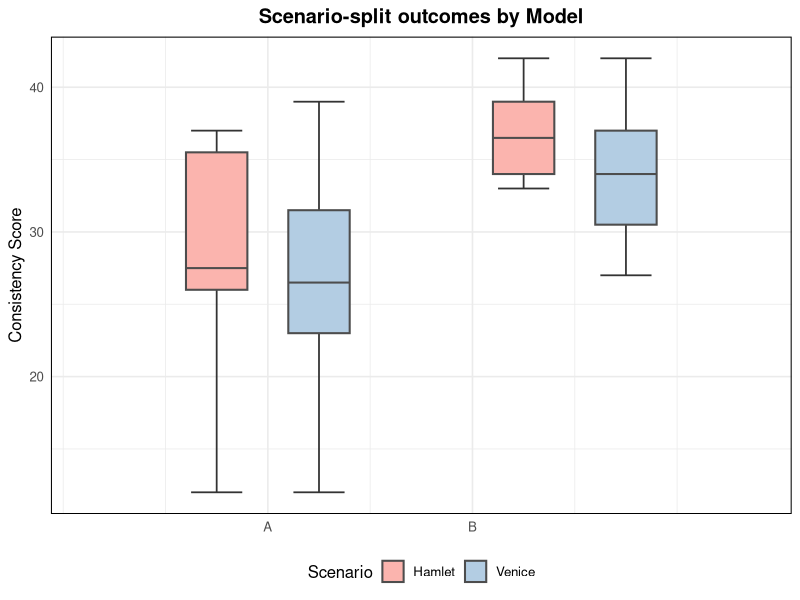
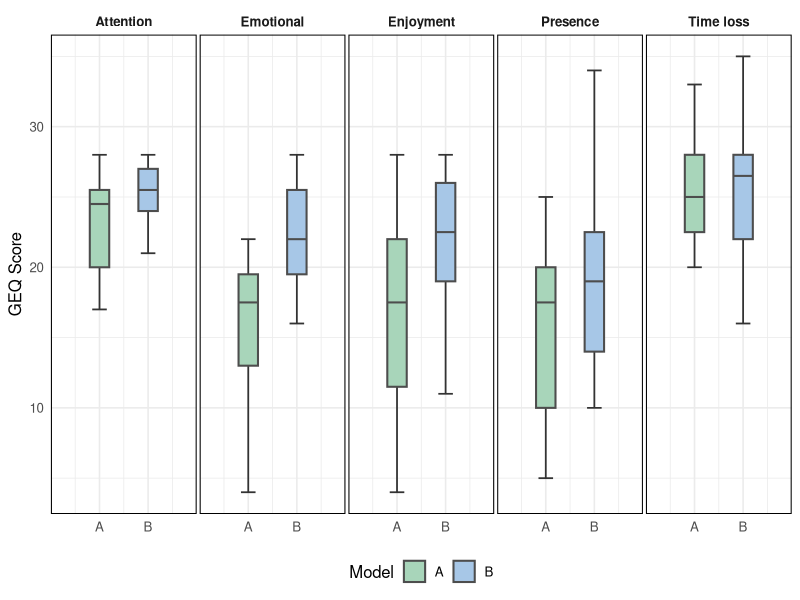

Write R code to recreate these figures, in order.
setwd("C:/.Soyeon/GameAgent/LLMGA")


suppressPackageStartupMessages({
  library(tidyverse)
  library(stringr)
  library(readr)
})

# 폴더 준비
dir.create("processed_output", showWarnings = FALSE, recursive = TRUE)
dir.create("figures", showWarnings = FALSE, recursive = TRUE)

# -----------------------------
# 1) 데이터 로드 (wide format)
# -----------------------------
df <- read_csv("data/questionnaire/final_scores_with_immersion.csv",
               show_col_types = FALSE)

ID_COL    <- "ID"
MODEL_COL <- "Model"
stopifnot(ID_COL %in% names(df), MODEL_COL %in% names(df))
df[[MODEL_COL]] <- factor(df[[MODEL_COL]])

# -------------------------------------------
# 2) Hamlet_/Venice_ 페어 탐지
# -------------------------------------------
scenario_prefixes <- c("Hamlet", "Venice")
pattern <- "^(Hamlet|Venice)_(.+)$"

pairs_tbl <- tibble(col = names(df)) %>%
  mutate(Scenario = str_match(col, pattern)[, 2],
         Measure  = str_match(col, pattern)[, 3]) %>%
  filter(!is.na(Scenario), !is.na(Measure))

scenario_measures <- pairs_tbl %>%
  count(Measure, Scenario) %>%
  complete(Measure, Scenario = scenario_prefixes, fill = list(n = 0)) %>%
  group_by(Measure) %>%
  summarize(has_both = all(n > 0), .groups = "drop") %>%
  filter(has_both) %>%
  pull(Measure) %>%
  sort()

# -------------------------------------------
# 3) long_df 구성
# -------------------------------------------
long_df <- tibble()
if (length(scenario_measures) > 0) {
  long_df <- df %>%
    select(all_of(c(ID_COL, MODEL_COL)), matches(pattern)) %>%
    pivot_longer(cols = matches(pattern),
                 names_to = c("Scenario", "Measure"),
                 names_pattern = pattern,
                 values_to = "Value") %>%
    filter(Measure %in% scenario_measures) %>%
    mutate(
      Scenario = factor(Scenario, levels = scenario_prefixes),
      # facet 라벨을 "score" → "Score" 로 교체
      Measure  = recode(Measure, "score" = "Score"),
      Measure  = factor(Measure)
    )
  write_csv(long_df, "processed_output/long_scenario_data.csv")
  message("✅ LONG format saved → processed_output/long_scenario_data.csv")
}

# -------------------------------------------
# 4) 전역(비-시나리오) 수치형 지표
# -------------------------------------------
all_numeric <- df %>% select(where(is.numeric)) %>% names()
paired_numeric_cols <- pairs_tbl %>%
  filter(Measure %in% scenario_measures) %>%
  pull(col) %>% unique()
global_numeric <- setdiff(all_numeric, c(paired_numeric_cols, ID_COL))

global_numeric <- setdiff(global_numeric, c("total", "immersion_total"))

message("📌 Scenario measures (paired): ",
        ifelse(length(scenario_measures) > 0, paste(scenario_measures, collapse = ", "), "(none)"))
message("📌 Global numeric outcomes: ",
        ifelse(length(global_numeric) > 0, paste(global_numeric, collapse = ", "), "(none)"))

# -------------------------------------------
# 5) 공통 팔레트(전역 버전과 동일): A/B 색 통일
# -------------------------------------------
model_levels <- levels(df[[MODEL_COL]])
base_palette <- c("A" = "#A8D5BA",  # pastel green
                  "B" = "#A7C7E7")  # pastel blue
model_palette <- setNames(rep("#CFCFCF", length(model_levels)), model_levels)
for (nm in names(base_palette)) if (nm %in% model_levels) model_palette[nm] <- base_palette[[nm]]

fill_scale_model <- scale_fill_manual(
  values = model_palette, limits = model_levels, drop = FALSE, name = "Model"
)

# 공통 테마: 축/패널 테두리
panel_border_theme <- theme(
  panel.border   = element_rect(colour = "black", fill = NA, linewidth = 0.7),
  plot.background = element_rect(colour = NA, fill = "white")
)

# -------------------------------------------
# 6) Visualization with ggplot2
# -------------------------------------------

# 6a) 시나리오 분할: x=Model, 시나리오별 도징, 점 없음
if (nrow(long_df) > 0) {
  # --- 파라미터(원하는 간격/두께로 조절) ---
  bw      <- 0.3  # 각 박스 자체 너비
  dodge   <- 0.50  # 같은 Model 내 시나리오 센터 간 거리 (도징 폭)
  capw    <- 0.25  # 캡(가로선) 길이
  
  # --- 좌표 준비: Model의 기본 x 위치 + 시나리오 도징 오프셋 ---
  model_lvls    <- levels(df[[MODEL_COL]])
  scenario_lvls <- levels(long_df$Scenario)
  x_base_map <- setNames(seq(1, by = 1.5, length.out = length(model_lvls)), model_lvls)
  
  # 시나리오 수(k)에 따라 가운데 정렬 오프셋 계산 (예: 2개면 -dodge/2, +dodge/2)
  k <- length(scenario_lvls)
  scen_offsets <- setNames(seq(-(k-1)/2, (k-1)/2, length.out = k) * dodge, scenario_lvls)
  
  # --- 상자그림 요약통계 계산 ---
  summary_df <- long_df %>%
    group_by(Measure, Scenario, Model = .data[[MODEL_COL]]) %>%
    summarise(stats = list(boxplot.stats(Value[!is.na(Value)])$stats), .groups = "drop") %>%
    mutate(
      ymin   = purrr::map_dbl(stats, ~ .x[1]),
      lower  = purrr::map_dbl(stats, ~ .x[2]),
      middle = purrr::map_dbl(stats, ~ .x[3]),
      upper  = purrr::map_dbl(stats, ~ .x[4]),
      ymax   = purrr::map_dbl(stats, ~ .x[5]),
      x_base = unname(x_base_map[as.character(Model)]),
      x_pos  = x_base + unname(scen_offsets[as.character(Scenario)])
    ) %>% select(-stats)
  
  # --- 플롯(박스 내부 세로줄기 없음 + 캡 추가, 시나리오 도징 반영) ---
  g1 <- ggplot(summary_df, aes(x = x_pos, fill = Scenario)) +
    # 수염(박스 밖만)
    geom_segment(aes(xend = x_pos, y = lower, yend = ymin),
                 linewidth = 0.6, color = "grey20") +
    geom_segment(aes(xend = x_pos, y = upper, yend = ymax),
                 linewidth = 0.6, color = "grey20") +
    # 캡(가로선)
    geom_segment(aes(x = x_pos - capw/2, xend = x_pos + capw/2, y = ymin, yend = ymin),
                 linewidth = 0.6, color = "grey20") +
    geom_segment(aes(x = x_pos - capw/2, xend = x_pos + capw/2, y = ymax, yend = ymax),
                 linewidth = 0.6, color = "grey20") +
    # 박스(Q1~Q3)
    geom_rect(aes(xmin = x_pos - bw/2, xmax = x_pos + bw/2, ymin = lower, ymax = upper),
              color = "grey30", linewidth = 0.7) +
    # 중앙값
    geom_segment(aes(x = x_pos - bw/2, xend = x_pos + bw/2, y = middle, yend = middle),
                 linewidth = 0.7, color = "grey30") +
    facet_wrap(~ Measure, ncol = 2, scales = "free_y") +
    scale_fill_brewer(palette = "Pastel1", name = "Scenario") +
    # x축: Model 기준 눈금으로 표시 (시나리오 도징은 내부 좌표만 영향)
    scale_x_continuous(
      breaks = seq_along(model_lvls),
      labels = model_lvls,
      expand = c(0.2, 0.2)
    ) +
    labs(title = "Scenario-split outcomes by Model", x = NULL, y = "Consistency Score") +
    theme_minimal(base_size = 12) +
    theme(
      legend.position = "bottom",
      strip.text      = element_blank(),
      plot.title      = element_text(hjust = 0.5, face = "bold"),
      panel.border    = element_rect(colour = "black", fill = NA, linewidth = 0.7)
    )
  
  ggsave("figures/scenario_measures_boxstrip_2.png", g1,
         width = 5, height = ceiling(nlevels(long_df$Measure) / 2) * 4.0,
         dpi = 300, bg = "white")
  message("📦 Saved → figures/scenario_measures_boxstrip_2.png")
}

# 6b) 전역 지표: immersion_ 접두어 제거해서 facet 이름 표시
# 6b) 전역 지표: 박스 내부 세로선 제거 + 캡 추가 (오류 없는 버전)
if (length(global_numeric) > 0) {
  df_global_long <- df %>%
    select(all_of(c(MODEL_COL, global_numeric))) %>%
    pivot_longer(cols = all_of(global_numeric),
                 names_to = "Measure", values_to = "Value") %>%
    mutate(
      Measure = str_remove(Measure, "^immersion_"),
      Measure = str_replace_all(Measure, "_", " "),
      Measure = str_to_sentence(Measure),
      Measure = factor(Measure)
    )
  
  
  bw   <- 0.40   # 박스 너비(데이터 좌표 단위)
  capw <- 0.30   # 캡 길이
  xpad <- 1.0    # 좌우 패딩(크게 줄수록 A-B가 더 붙어 보임)
  
  model_lvls <- levels(df[[MODEL_COL]])
  x_map <- setNames(c(1, 2), model_lvls)   # ← 고정 좌표
  
  summary_df <- df_global_long %>%
    group_by(Measure, Model = .data[[MODEL_COL]]) %>%
    summarise(stats = list(boxplot.stats(Value[!is.na(Value)])$stats), .groups = "drop") %>%
    mutate(
      ymin   = purrr::map_dbl(stats, ~ .x[1]),
      lower  = purrr::map_dbl(stats, ~ .x[2]),
      middle = purrr::map_dbl(stats, ~ .x[3]),
      upper  = purrr::map_dbl(stats, ~ .x[4]),
      ymax   = purrr::map_dbl(stats, ~ .x[5]),
      x_pos  = unname(x_map[as.character(Model)])
    ) %>% select(-stats)
  
  g2 <- ggplot(summary_df, aes(x = x_pos, fill = Model)) +
    # whisker stem (밖만)
    geom_segment(aes(xend = x_pos, y = lower, yend = ymin), linewidth = 0.6, color = "grey20") +
    geom_segment(aes(xend = x_pos, y = upper, yend = ymax), linewidth = 0.6, color = "grey20") +
    # caps
    geom_segment(aes(x = x_pos - capw/2, xend = x_pos + capw/2, y = ymin, yend = ymin),
                 linewidth = 0.6, color = "grey20") +
    geom_segment(aes(x = x_pos - capw/2, xend = x_pos + capw/2, y = ymax, yend = ymax),
                 linewidth = 0.6, color = "grey20") +
    # box
    geom_rect(aes(xmin = x_pos - bw/2, xmax = x_pos + bw/2, ymin = lower, ymax = upper),
              color = "grey30", linewidth = 0.7) +
    # median
    geom_segment(aes(x = x_pos - bw/2, xend = x_pos + bw/2, y = middle, yend = middle),
                 linewidth = 0.7, color = "grey30") +
    facet_wrap(~ Measure, nrow = 1, scales = "fixed") +
    fill_scale_model +
    scale_x_continuous(
      breaks = unname(x_map), labels = names(x_map),
      limits = c(min(x_map) - xpad, max(x_map) + xpad),  # ← 여기로 간격 조절
      expand = c(0, 0)
    ) +
    labs(x = NULL, y = "GEQ Score") +
    theme_minimal(base_size = 12) +
    theme(
      legend.position = "bottom",
      strip.text      = element_text(face = "bold"),
      plot.title      = element_blank(),
      panel.border    = element_rect(colour = "black", fill = NA, linewidth = 0.7),
      panel.spacing.x = unit(0.15, "lines")
    )
  
  ggsave("figures/global_measures_boxstrip_2.png", g2,
         width = 8, height = 3.5, dpi = 300, bg = "white")
  message("📦 Saved → figures/global_measures_boxstrip_2.png")
}

message("✅ Done (grey box borders, no scenario points, immersion_ removed from global facets).")